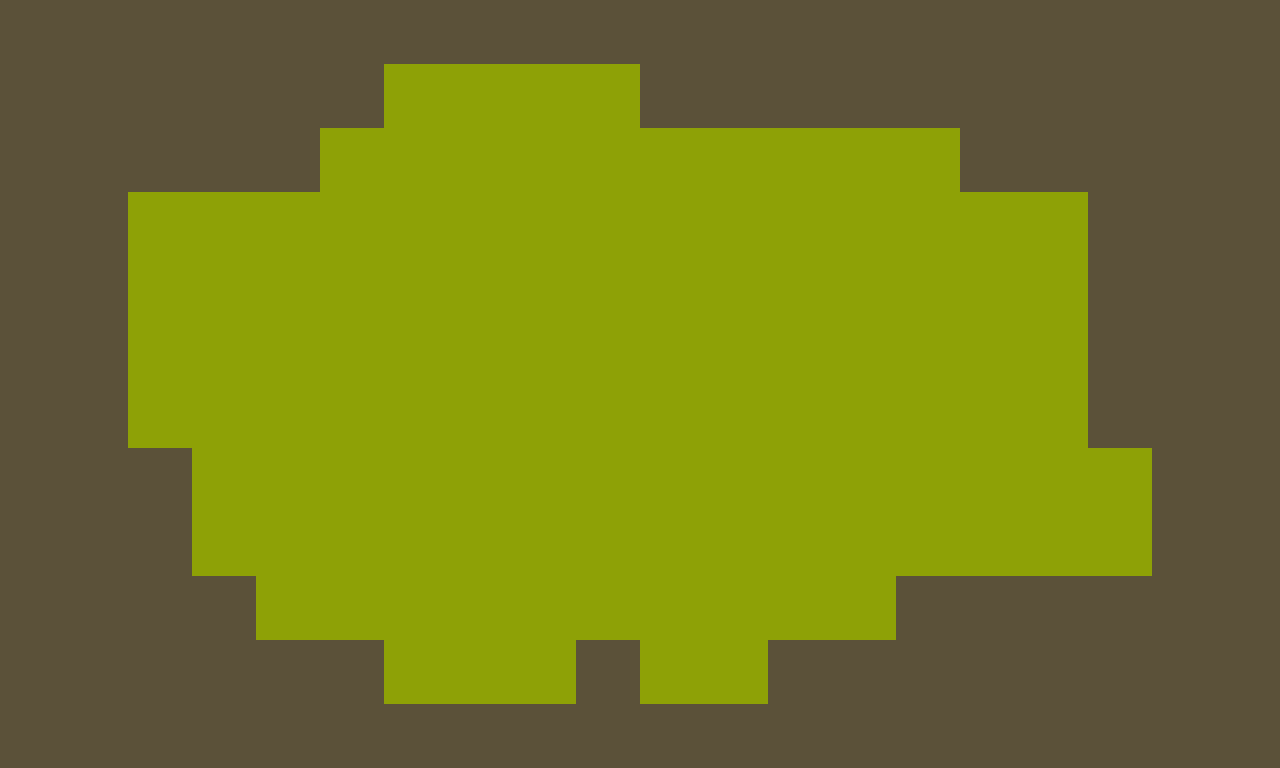

A 2D game scene composited from a Tiled map and its tileset images. What follows is a short description and the map's XML, with each tile layer's data collapsed to a summary:
An orthogonal 20x12 tile map with 64x64 px tiles, 1 tile layer (Kachelebene 1).

<map version="1.0" orientation="orthogonal" width="20" height="12" tilewidth="64" tileheight="64">
 <tileset firstgid="1" name="devset" tilewidth="64" tileheight="64">
  <image source="../images/tileset_dev.png" width="384" height="64" />
  <tile id="2">
   <properties>
    <property name="solid" />
   </properties>
  </tile>
 </tileset>
 <layer name="Kachelebene 1" width="20" height="12">
  <data>[240 cells, 240 non-empty, 2 distinct tile ids]</data>
 </layer>
</map>
